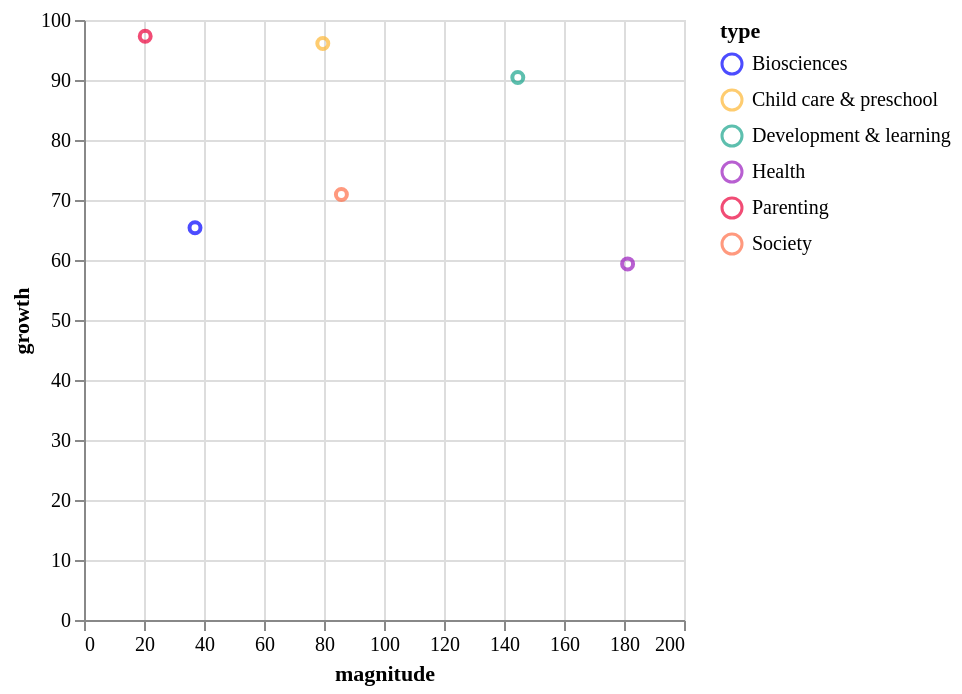

The notebook cell saved with this chart:
### Code cell
# scatter chart of trends_df
import altair as alt
alt.Chart(
    trends_df.query("type != 'Technology' and type != 'General'")
).mark_point().encode(
    x='magnitude:Q',
    y='growth:Q',
    color='type:N',
    tooltip=['type', 'magnitude', 'growth']
)

### Figure 1 — Vega-Lite specification as saved in the notebook (floating-point values rounded to 4 significant figures)
{"config": {"title": {"font": "Averta", "anchor": "start"}, "subtitle": {"font": "Averta"}, "axis": {"labelFont": "Averta", "titleFont": "Averta"}, "header": {"labelFont": "Averta", "titleFont": "Averta"}, "legend": {"labelFont": "Averta", "titleFont": "Averta"}, "range": {"category": ["#0000FF", "#FDB633", "#18A48C", "#9A1BBE", "#EB003B", "#FF6E47", "#646363", "#0F294A", "#97D9E3", "#A59BEE", "#F6A4B7", "#D2C9C0", "#FFFFFF", "#000000"], "ordinal": {"scheme": ["#0000FF", "#FDB633", "#18A48C", "#9A1BBE", "#EB003B", "#FF6E47", "#646363", "#0F294A", "#97D9E3", "#A59BEE", "#F6A4B7", "#D2C9C0", "#FFFFFF", "#000000"]}}}, "data": {"name": "data-289d2c6b313c48c5ae6269696465cad4"}, "mark": "point", "encoding": {"color": {"field": "type", "type": "nominal"}, "tooltip": [{"field": "type", "type": "nominal"}, {"field": "magnitude", "type": "quantitative"}, {"field": "growth", "type": "quantitative"}], "x": {"field": "magnitude", "type": "quantitative"}, "y": {"field": "growth", "type": "quantitative"}}, "$schema": "https://vega.github.io/schema/vega-lite/v4.17.0.json", "datasets": {"data-289d2c6b313c48c5ae6269696465cad4": [{"magnitude": 20.4, "growth": 97.3, "type": "Parenting", "counts": 102}, {"magnitude": 79.6, "growth": 96.08, "type": "Child care & preschool", "counts": 398}, {"magnitude": 144.6, "growth": 90.41, "type": "Development & learning", "counts": 723}, {"magnitude": 85.8, "growth": 70.93, "type": "Society", "counts": 429}, {"magnitude": 37.0, "growth": 65.38, "type": "Biosciences", "counts": 185}, {"magnitude": 181.2, "growth": 59.35, "type": "Health", "counts": 906}]}}
